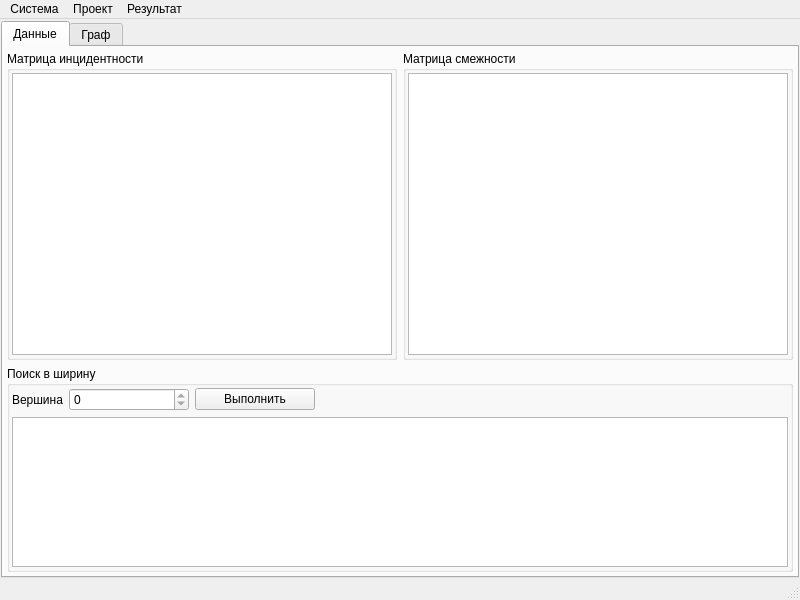
<?xml version="1.0" encoding="UTF-8"?>
<ui version="4.0">
 <class>MainWindow</class>
 <widget class="QMainWindow" name="MainWindow">
  <property name="geometry">
   <rect>
    <x>0</x>
    <y>0</y>
    <width>800</width>
    <height>600</height>
   </rect>
  </property>
  <property name="windowTitle">
   <string>Graph</string>
  </property>
  <widget class="QWidget" name="centralwidget">
   <layout class="QGridLayout" name="gridLayout">
    <property name="leftMargin">
     <number>1</number>
    </property>
    <property name="topMargin">
     <number>2</number>
    </property>
    <property name="rightMargin">
     <number>1</number>
    </property>
    <property name="bottomMargin">
     <number>0</number>
    </property>
    <item row="0" column="0">
     <widget class="QTabWidget" name="tabWidget">
      <property name="currentIndex">
       <number>0</number>
      </property>
      <widget class="QWidget" name="data">
       <attribute name="title">
        <string>Данные</string>
       </attribute>
       <layout class="QGridLayout" name="gridLayout_6" rowstretch="3,2">
        <property name="leftMargin">
         <number>4</number>
        </property>
        <property name="topMargin">
         <number>4</number>
        </property>
        <property name="rightMargin">
         <number>4</number>
        </property>
        <property name="bottomMargin">
         <number>4</number>
        </property>
        <item row="0" column="0">
         <widget class="QGroupBox" name="groupBoxIncidence">
          <property name="title">
           <string>Матрица инцидентности</string>
          </property>
          <layout class="QGridLayout" name="gridLayout_3">
           <property name="leftMargin">
            <number>2</number>
           </property>
           <property name="topMargin">
            <number>2</number>
           </property>
           <property name="rightMargin">
            <number>2</number>
           </property>
           <property name="bottomMargin">
            <number>2</number>
           </property>
           <item row="0" column="0">
            <widget class="QTableWidget" name="tableIncidence">
             <property name="alternatingRowColors">
              <bool>true</bool>
             </property>
             <property name="selectionMode">
              <enum>QAbstractItemView::ExtendedSelection</enum>
             </property>
             <property name="textElideMode">
              <enum>Qt::ElideMiddle</enum>
             </property>
             <property name="gridStyle">
              <enum>Qt::SolidLine</enum>
             </property>
             <attribute name="horizontalHeaderCascadingSectionResizes">
              <bool>true</bool>
             </attribute>
             <attribute name="horizontalHeaderDefaultSectionSize">
              <number>30</number>
             </attribute>
             <attribute name="horizontalHeaderMinimumSectionSize">
              <number>30</number>
             </attribute>
             <attribute name="horizontalHeaderStretchLastSection">
              <bool>false</bool>
             </attribute>
             <attribute name="verticalHeaderDefaultSectionSize">
              <number>30</number>
             </attribute>
             <attribute name="verticalHeaderMinimumSectionSize">
              <number>30</number>
             </attribute>
            </widget>
           </item>
          </layout>
         </widget>
        </item>
        <item row="0" column="1">
         <widget class="QGroupBox" name="groupBoxAdjancency">
          <property name="title">
           <string>Матрица смежности</string>
          </property>
          <layout class="QGridLayout" name="gridLayout_4">
           <property name="leftMargin">
            <number>2</number>
           </property>
           <property name="topMargin">
            <number>2</number>
           </property>
           <property name="rightMargin">
            <number>2</number>
           </property>
           <property name="bottomMargin">
            <number>2</number>
           </property>
           <item row="0" column="0">
            <widget class="QTableWidget" name="tableAdjacency">
             <property name="alternatingRowColors">
              <bool>true</bool>
             </property>
             <property name="selectionBehavior">
              <enum>QAbstractItemView::SelectItems</enum>
             </property>
             <property name="textElideMode">
              <enum>Qt::ElideMiddle</enum>
             </property>
             <property name="verticalScrollMode">
              <enum>QAbstractItemView::ScrollPerItem</enum>
             </property>
             <property name="gridStyle">
              <enum>Qt::SolidLine</enum>
             </property>
             <attribute name="horizontalHeaderDefaultSectionSize">
              <number>30</number>
             </attribute>
             <attribute name="horizontalHeaderMinimumSectionSize">
              <number>30</number>
             </attribute>
             <attribute name="verticalHeaderMinimumSectionSize">
              <number>30</number>
             </attribute>
            </widget>
           </item>
          </layout>
         </widget>
        </item>
        <item row="1" column="0" colspan="2">
         <widget class="QGroupBox" name="groupBox_3">
          <property name="title">
           <string>Поиск в ширину</string>
          </property>
          <property name="flat">
           <bool>true</bool>
          </property>
          <layout class="QGridLayout" name="gridLayout_5">
           <property name="leftMargin">
            <number>2</number>
           </property>
           <property name="topMargin">
            <number>2</number>
           </property>
           <property name="rightMargin">
            <number>2</number>
           </property>
           <property name="bottomMargin">
            <number>2</number>
           </property>
           <item row="3" column="1" colspan="2">
            <widget class="QListWidget" name="listWidgetPath">
             <property name="viewMode">
              <enum>QListView::ListMode</enum>
             </property>
             <property name="modelColumn">
              <number>0</number>
             </property>
            </widget>
           </item>
           <item row="2" column="1" colspan="2">
            <layout class="QHBoxLayout" name="horizontalLayout">
             <item>
              <widget class="QLabel" name="labelVertex">
               <property name="text">
                <string>Вершина</string>
               </property>
              </widget>
             </item>
             <item>
              <widget class="QSpinBox" name="spinBox">
               <property name="minimumSize">
                <size>
                 <width>120</width>
                 <height>0</height>
                </size>
               </property>
               <property name="maximumSize">
                <size>
                 <width>120</width>
                 <height>16777215</height>
                </size>
               </property>
               <property name="minimum">
                <number>0</number>
               </property>
               <property name="maximum">
                <number>0</number>
               </property>
               <property name="value">
                <number>0</number>
               </property>
              </widget>
             </item>
             <item>
              <widget class="QPushButton" name="pushButtonExecute">
               <property name="minimumSize">
                <size>
                 <width>120</width>
                 <height>0</height>
                </size>
               </property>
               <property name="maximumSize">
                <size>
                 <width>120</width>
                 <height>16777215</height>
                </size>
               </property>
               <property name="text">
                <string>Выполнить</string>
               </property>
              </widget>
             </item>
             <item>
              <spacer name="horizontalSpacer">
               <property name="orientation">
                <enum>Qt::Horizontal</enum>
               </property>
               <property name="sizeHint" stdset="0">
                <size>
                 <width>40</width>
                 <height>20</height>
                </size>
               </property>
              </spacer>
             </item>
            </layout>
           </item>
          </layout>
         </widget>
        </item>
       </layout>
      </widget>
      <widget class="QWidget" name="graph">
       <attribute name="title">
        <string>Граф</string>
       </attribute>
       <layout class="QGridLayout" name="gridLayout_2">
        <property name="sizeConstraint">
         <enum>QLayout::SetDefaultConstraint</enum>
        </property>
        <property name="leftMargin">
         <number>0</number>
        </property>
        <property name="topMargin">
         <number>0</number>
        </property>
        <property name="rightMargin">
         <number>0</number>
        </property>
        <property name="bottomMargin">
         <number>0</number>
        </property>
       </layout>
      </widget>
     </widget>
    </item>
   </layout>
  </widget>
  <widget class="QMenuBar" name="menubar">
   <property name="geometry">
    <rect>
     <x>0</x>
     <y>0</y>
     <width>800</width>
     <height>20</height>
    </rect>
   </property>
   <widget class="QMenu" name="menu">
    <property name="title">
     <string>Система</string>
    </property>
    <addaction name="separator"/>
    <addaction name="separator"/>
    <addaction name="separator"/>
    <addaction name="actionExit"/>
   </widget>
   <widget class="QMenu" name="menu_2">
    <property name="title">
     <string>Проект</string>
    </property>
    <addaction name="actionCreate"/>
    <addaction name="actionDownload"/>
    <addaction name="separator"/>
    <addaction name="actionSave"/>
    <addaction name="actionSaveAs"/>
    <addaction name="separator"/>
    <addaction name="actionClose"/>
   </widget>
   <widget class="QMenu" name="menu_3">
    <property name="title">
     <string>Результат</string>
    </property>
    <addaction name="actionSaveResult"/>
    <addaction name="separator"/>
    <addaction name="actionClear"/>
   </widget>
   <addaction name="menu"/>
   <addaction name="menu_2"/>
   <addaction name="menu_3"/>
  </widget>
  <widget class="QStatusBar" name="statusbar"/>
  <action name="actionExit">
   <property name="icon">
    <iconset resource="icons.qrc">
     <normaloff>:/icons/icons/exit.png</normaloff>:/icons/icons/exit.png</iconset>
   </property>
   <property name="text">
    <string>Выход</string>
   </property>
  </action>
  <action name="actionCreate">
   <property name="icon">
    <iconset resource="icons.qrc">
     <normaloff>:/icons/icons/file.png</normaloff>:/icons/icons/file.png</iconset>
   </property>
   <property name="text">
    <string>Создать</string>
   </property>
  </action>
  <action name="actionDownload">
   <property name="icon">
    <iconset resource="icons.qrc">
     <normaloff>:/icons/icons/download.png</normaloff>:/icons/icons/download.png</iconset>
   </property>
   <property name="text">
    <string>Загрузить</string>
   </property>
  </action>
  <action name="actionSave">
   <property name="enabled">
    <bool>false</bool>
   </property>
   <property name="icon">
    <iconset resource="icons.qrc">
     <normaloff>:/icons/icons/save.png</normaloff>:/icons/icons/save.png</iconset>
   </property>
   <property name="text">
    <string>Сохранить</string>
   </property>
  </action>
  <action name="actionClose">
   <property name="enabled">
    <bool>false</bool>
   </property>
   <property name="icon">
    <iconset resource="icons.qrc">
     <normaloff>:/icons/icons/close.png</normaloff>:/icons/icons/close.png</iconset>
   </property>
   <property name="text">
    <string>Закрыть</string>
   </property>
  </action>
  <action name="actionSaveResult">
   <property name="enabled">
    <bool>false</bool>
   </property>
   <property name="icon">
    <iconset resource="icons.qrc">
     <normaloff>:/icons/icons/txt.png</normaloff>:/icons/icons/txt.png</iconset>
   </property>
   <property name="text">
    <string>Сохранить</string>
   </property>
  </action>
  <action name="actionClear">
   <property name="enabled">
    <bool>false</bool>
   </property>
   <property name="icon">
    <iconset resource="icons.qrc">
     <normaloff>:/icons/icons/error.png</normaloff>:/icons/icons/error.png</iconset>
   </property>
   <property name="text">
    <string>Очистить пути</string>
   </property>
  </action>
  <action name="actionSaveAs">
   <property name="enabled">
    <bool>false</bool>
   </property>
   <property name="text">
    <string>Сохранить как...</string>
   </property>
  </action>
 </widget>
 <resources>
  <include location="icons.qrc"/>
 </resources>
 <connections/>
</ui>
